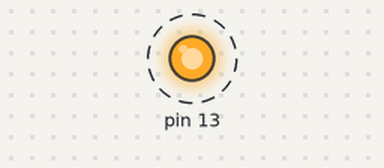
Bench run of a sketch on a simulated Arduino Uno, built with avr-gcc and run on an emulated ATmega328P. Shown: output pins drawn as LEDs (lit = HIGH). Dashed ring = blinking. What the sketch prints to the serial monitor is not drawn.

Above: at 0.5 s.
Timing chart, 0 to 4.6 s (numbered marks = the images above):
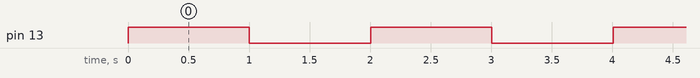

The sketch:

Interrupt_USART.ino
```cpp
#include<avr/io.h>
#include<util/delay.h>
#include<avr/interrupt.h>

#define F_CPU 16000000UL

volatile uint8_t transmit_buffer;

void USART_init()
{
  //setting the baud rate to 9600bps
  UBRR0L = 0x67;
  UBRR0H = 0x67>>8;

  //configuring the UCSR0C register for frame format
  UCSR0C = (0<<UMSEL01) | (0<<UMSEL00); //async uart
  UCSR0C |= (0<<UPM01) | (0<<UPM00); //partiy mode disabled
  UCSR0C |= (1<<USBS0); // 1 stop bit
  UCSR0C |= (1<<UCSZ01) | (1<<UCSZ00); // 8bit frame size

  //enabling transmitter and receiver
  UCSR0B = (1<<RXEN0) | (1<<TXEN0);

  //gloabal enable interrupts
  sei();

  UCSR0B |= (1<<UDRIE0); //enabling the UDRE register interrupts

}

int  main(void)
{
  DDRB = (1<<DDB5);
  USART_init();
  transmit_buffer = 'k';
  while(1)
  {
    PORTB = (1<<PORTB5);
    _delay_ms(1000);
    PORTB = (0<<PORTB5);
    _delay_ms(1000);
  }
  return 0;
}

ISR(USART_UDRE_vect)
{
  UDR0 = transmit_buffer;
}
```

Measured:
- by itself, pin 13: alternates HIGH for 1.0 s and LOW for 1.0 s
